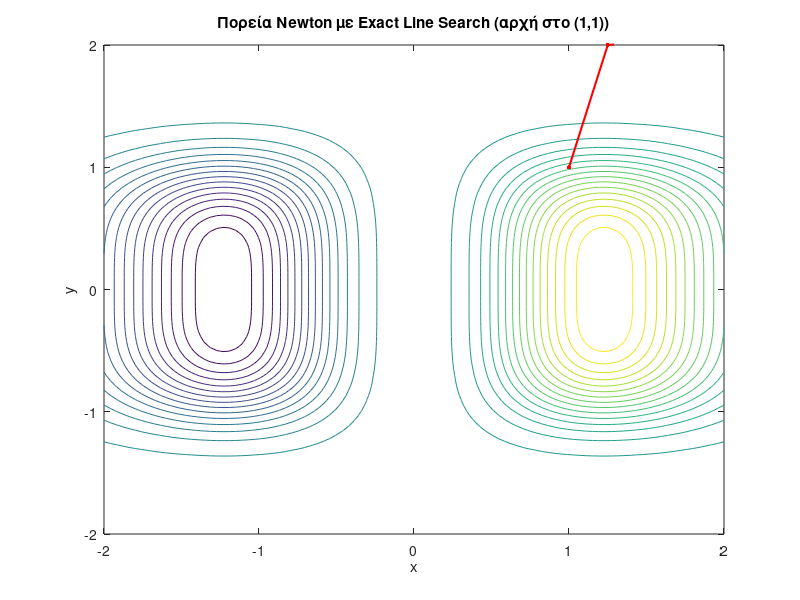
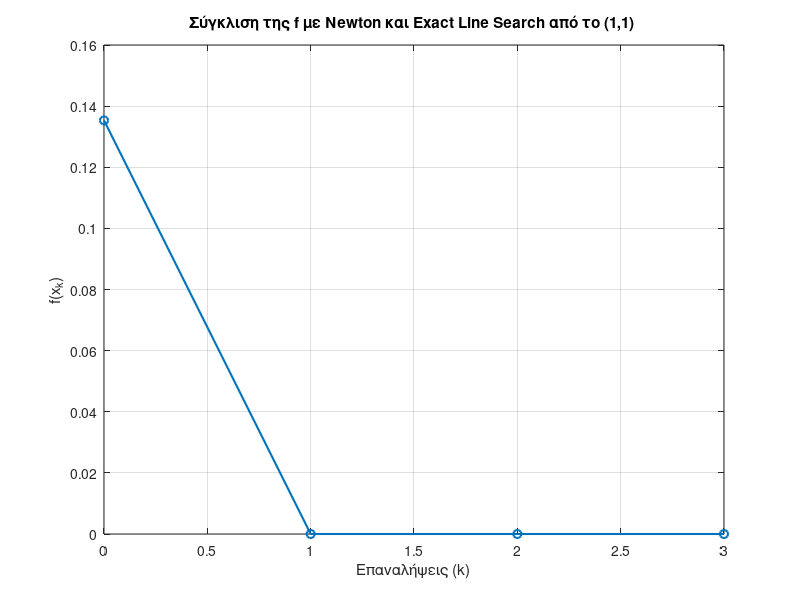

Recreate these plots in MATLAB, in order.
clc; clear;

% Συνάρτηση και παράγωγοι
f = @(x) x(1)^3 * exp(-x(1)^2 - x(2)^4);
gradf = @(x) [...
    (3*x(1)^2 - 2*x(1)^4) * exp(-x(1)^2 - x(2)^4); 
    -4*x(2)^3 * x(1)^3 * exp(-x(1)^2 - x(2)^4)];
Hf = @(x) [...
    (6*x(1) - 14*x(1)^3 + 4*x(1)^5) * exp(-x(1)^2 - x(2)^4), ...
    -12*x(2)^3 * x(1)^2 * (1 - x(1)^2) * exp(-x(1)^2 - x(2)^4);
    -12*x(2)^3 * x(1)^2 * (1 - x(1)^2) * exp(-x(1)^2 - x(2)^4), ...
    -4*x(1)^3 * exp(-x(1)^2 - x(2)^4) * (3*x(2)^2 - 4*x(2)^6)];

% Αρχικό σημείο
x0 = [1; 1];
xk = x0;
X = xk';              % για plotting διαδρομής
fk = f(xk);
F = fk;               % για f vs k

maxit = 100;
tol = 1e-6;

for k = 1:maxit
    gk = gradf(xk);
    Hk = Hf(xk);
    
    % Κατεύθυνση Newton (προσοχή: gk πρέπει να είναι διάνυσμα στήλης)
    dk = -Hk \ gk(:);
    
    % Exact Line Search: ελαχιστοποίηση f(xk + γ dk)
    phi = @(g) f(xk + g * dk);
    g_opt = fminbnd(phi, 0, 1);  % Περιορισμός του search

    % Ενημέρωση
    xk = xk + g_opt * dk;
    
    X = [X; xk'];
    fk = f(xk);
    F = [F; fk];
    
    % Έλεγχος σύγκλισης
    if norm(gk) < tol
        break;
    end
end

% --- Γράφημα πορείας στο επίπεδο ---
figure;
[X1, X2] = meshgrid(linspace(-2,2,100), linspace(-2,2,100));
Z = arrayfun(@(x,y) f([x;y]), X1, X2);
contour(X1, X2, Z, 30); hold on;
plot(X(:,1), X(:,2), 'r.-', 'LineWidth', 1.5, 'MarkerSize', 10)
title('Πορεία Newton με Exact Line Search (αρχή στο (1,1))', 'FontWeight','bold')
xlabel('x'); ylabel('y');

% --- f(x_k) vs k ---
figure;
plot(0:length(F)-1, F, 'o-', 'LineWidth', 1.5)
title('Σύγκλιση της f με Newton και Exact Line Search από το (1,1) ', 'FontWeight','bold')
xlabel('Επαναλήψεις (k)');
ylabel('f(x_k)');
grid on;
